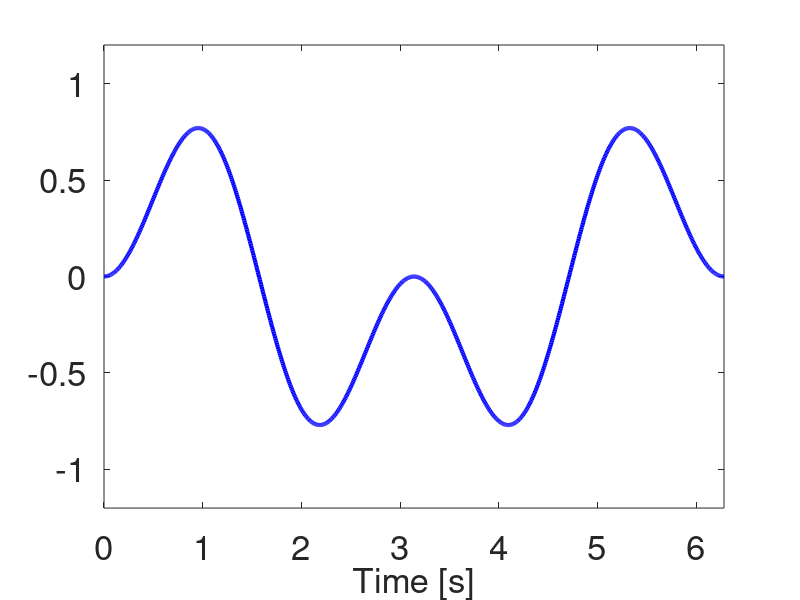
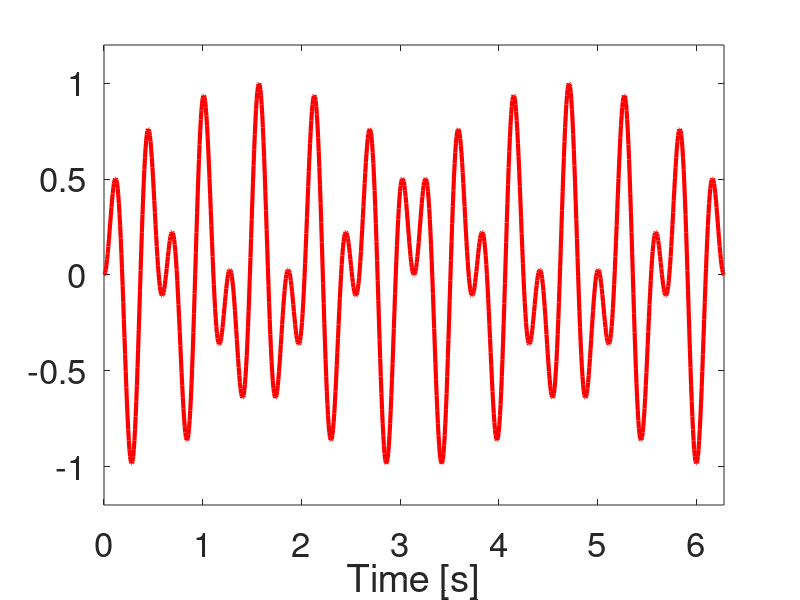

The MATLAB script that drew these images, in order:
% This is a small Matlab progrma producing the two figures for the latex
% template.

t = linspace(0,2*pi,1000);
x = sin(t).*sin(2*t);
y = sin(5*t).*sin(17*t);

figure(1)
plot(t,x,'b-','LineWidth',3)
set(gca,'FontSize',25)
xlabel('Time [s]','FontSize',25)
axis([0,2*pi,-1.2,1.2])
print -depsc LeftPanel.eps

figure(2)
plot(t,y,'r-','LineWidth',3)
xlabel('Time [s]','FontSize',25)
set(gca,'FontSize',25)
axis([0,2*pi,-1.2,1.2])
print -depsc RightPanel.eps

